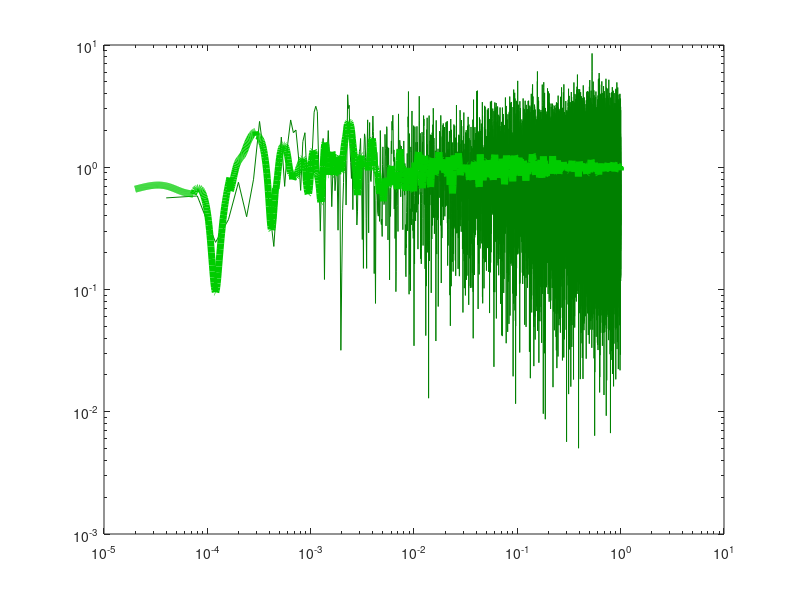

The MATLAB source for this figure:
% Power spectrum estimation with a logarithmic frequency axis
%
% Implementation of the algorithm described by Trobs and Heinzel in
% _Measurement_, vol 39 (2006), pp 120-129.
%
% Tobin Fricke
% tobin.fricke@ligo.org
% 2012-04-17

%function X = lpsd(x, windowfcn, fmin, fmax, Jdes, Kdes)

N = 1e5;
fs = 2;
fmin = fs/N;
fmax = fs/2;
Jdes = 1000;
Kdes = 100;
Kmin = 2;       % minimum number of averages
xi = 0;         % Overlap  FIXME: NOT IMPLEMENTED
windowfcn = @hanning;

x = randn(N, 1);

N = length(x);  % Table 1


% Jdes:  desired number of Fourier frequencies
% Kdes:  desired number of averages

jj = 0:Jdes-1;

g = log(fmax) - log(fmin);                                          % (12)

f = fmin * exp((jj * g) / (Jdes - 1));                              % (13)

rp = fmin * exp(jj * g / (Jdes -1)) * (exp(g / (Jdes - 1)) - 1);    % (15)

%%
ravg = (fs/N) * (1 + (1 - xi) * (Kdes - 1));                        % (16)
rmin = (fs/N) * (1 + (1 - xi) * (Kmin - 1));                        % (17)

case1 = rp >= ravg;                                                 % (18)
case2 = (rp < ravg) & (sqrt(ravg * rp) > rmin);                     % (18)
case3 = ~(case1 | case2);                                           % (18)

rpp = zeros(1, Jdes);

rpp( case1 ) = rp(case1);                                           % (18)
rpp( case2 ) = sqrt(ravg * rp(case2));                              % (18)
rpp( case3 ) = rmin;                                                % (18)

L = round(fs ./ rpp);       % segment lengths                       % (19)
r = fs ./ L;                % actual resolution                     % (20)

m = f ./ r;                 % Fourier Tranform bin number           % (7) 

loglog(f, r, '.-', f, L, '.-', f, N./L, '.-')
line(get(gca,'xlim'), Kmin*[1 1], 'color', 'r');
line(get(gca,'xlim'), Kdes*[1 1], 'color', 'r');
legend('resolution', 'segment length', 'number of averages', 'minimum averages', 'desired averages');

%%


X = NaN(1, Jdes);
S1= NaN(1, Jdes);
S2= NaN(1, Jdes);

% Nonzero segment overlap is not yet implemented
assert(xi==0);  

for jj=1:length(f)
  % Split the data stream into segments of length L(jj)
  K = floor(N / L(jj));  % number of averages
  
  % select all the segments we can without zero-padding
  data = x(1:(K*L(jj)));
  
  % reshape the time series so each column is one segment
  data = reshape(data, L(jj), K);
  
  % Remove the mean of each segment.
  data = data - repmat(mean(data), L(jj), 1);                       % (4)
  
  % Multiply each segment with the window function
  window = windowfcn(L(jj));                                        % (5)
  data = data .* repmat(window, 1, K);
  
  % Compute the discrete Fourier transforms
  sinusoid = exp(-2i*pi * (0:L(jj)-1)' * m(jj)/L(jj));              % (6)
  data = data .* repmat(sinusoid, 1, K);
  
  % Average the squared magnitudes
  X(jj) = mean(abs(sum(data)).^2);                                  % (8)
  
  % Calculate some properties of the window function which will be used
  % during calibration  
  S1(jj) = sum(window);                                             % (23)
  S2(jj) = sum(window.^2);                                          % (24)

end

% Calculate the calibration factors

C_PS = 2 * S1.^(-2);                                                % (28)
C_PSD = 2 ./ (fs * S2);                                             % (29)

%% Compare to Pwelch
nfft = ceil(fs/r(1));
[Pxx, f_Pwelch] = pwelch(x, hanning(nfft), 0, nfft, fs);
loglog(f_Pwelch, Pxx, 'color', [0 0.5 0]);
hold all
loglog(f, X .* C_PSD, 'color', [0 0.8 0], 'linewidth', 5);
hold off

